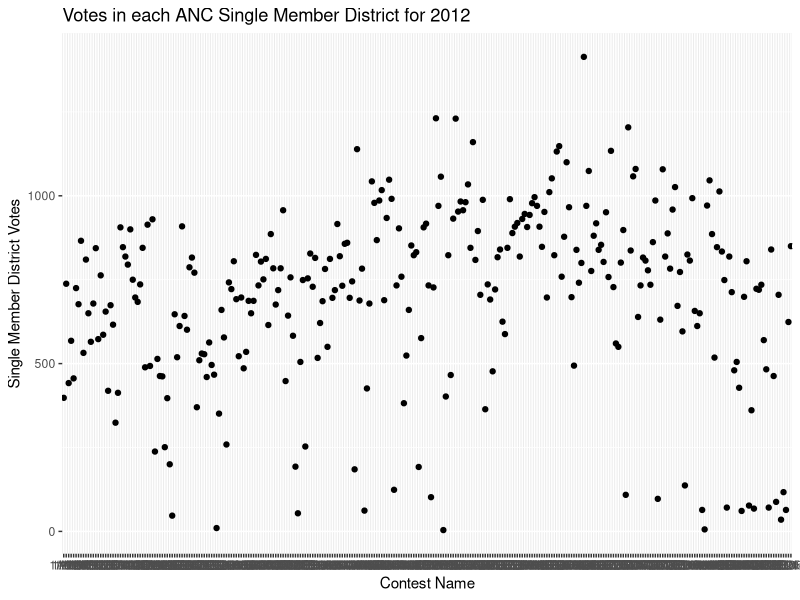

The R source for this figure:
## ---- chunk 1
knitr::opts_chunk$set(echo = TRUE)
## ---- chunk 2
require(tibble)
require(readr)
require(magrittr)
require(dplyr)


electionHistoryTable = read_csv('cleaned_data/election_history_R.csv')

head(electionHistoryTable)

## ---- chunk 3
require(ggplot2)

dataFor2012 <- electionHistoryTable %>% filter(year == 2012)

dataFor2012 %>% ggplot(aes(x=contest_name,y=smd_anc_votes)) + geom_point() + xlab('Contest Name') + ylab('Single Member District Votes') + ggtitle('Votes in each ANC Single Member District for 2012')


